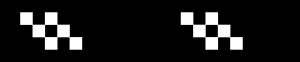
#> input picture trabalhogb/eyeglasses.png, 300 x 62 px
$ python 'trabalho4_tentando funcionar a webcam.py'
#> lines starting #> are read from the running program, lines starting #| are printed output that depends on the picture
import cv2  # Manipulação de imagens e vídeos
import numpy as np  # Operações numéricas
from tkinter import Tk, filedialog, Button, Label  # Interface gráfica
import threading  # Execução paralela para webcam

# Carregamento de stickers com transparência
stickers = {
    'eyeglasses': cv2.imread('eyeglasses.png', cv2.IMREAD_UNCHANGED),
    'hat': cv2.imread('hat.png', cv2.IMREAD_UNCHANGED),
    'star': cv2.imread('star.png', cv2.IMREAD_UNCHANGED),
    'arvore': cv2.imread('arvore.png', cv2.IMREAD_UNCHANGED),
    'alce': cv2.imread('alce.png', cv2.IMREAD_UNCHANGED),
    'nascimento': cv2.imread('nascimento.png', cv2.IMREAD_UNCHANGED),
}
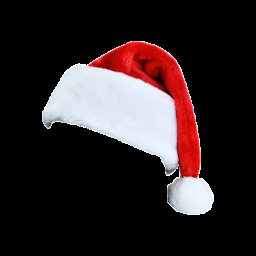
#> input picture trabalhogb/hat.png, 256 x 256 px
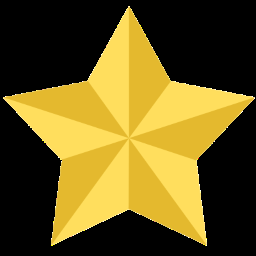
#> input picture trabalhogb/star.png, 256 x 256 px

# Verificação do carregamento dos stickers
for name, sticker in stickers.items():
    if sticker is None:
        print(f"Erro ao carregar o sticker: {name}")
#> (the run stopped early here; a loop or call above may not have finished)
